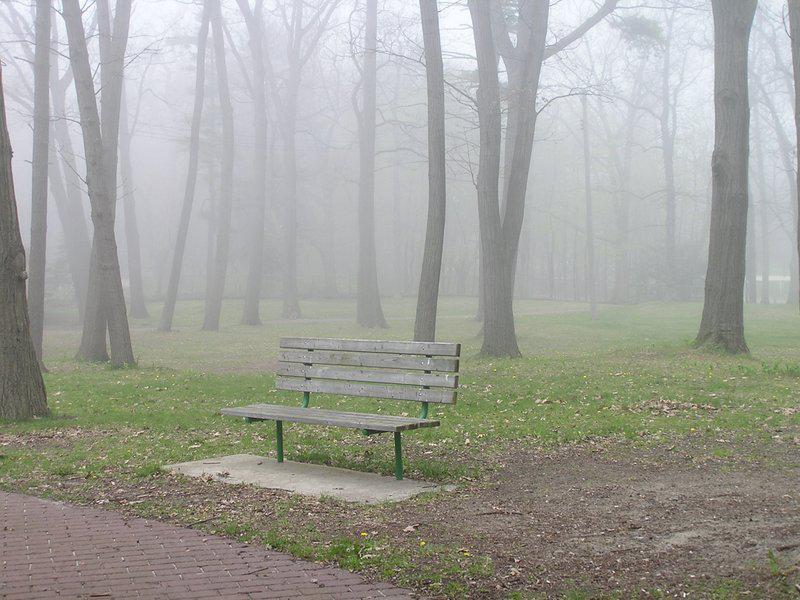
#> input picture Images/out.jpg, 800 x 600 px; its folder holds only this picture in this run
$ python -i app.py   (imports and definitions only)   (older library calls are emulated)
#> lines starting #> are read from the running program, lines starting #| are printed output that depends on the picture
import streamlit as st
import numpy as np
import cv2
import copy
import os

from PIL import Image, ImageEnhance

# Setting custom Page Title and Icon with changed layout and sidebar state
# [1 line not run here, left out]

def local_css(file_name):
    """ Method for reading styles.css and applying necessary changes to HTML"""
    with open(file_name) as f:
        st.markdown(f'<style>{f.read()}</style>', unsafe_allow_html=True)


def Airlight(HazeImg, AirlightMethod, windowSize):
    if(AirlightMethod.lower() == 'fast'):
        A = []
        if(len(HazeImg.shape) == 3):
            for ch in range(len(HazeImg.shape)):
                kernel = np.ones((windowSize, windowSize), np.uint8)
                minImg = cv2.erode(HazeImg[:, :, ch], kernel)
                A.append(int(minImg.max()))
        else:
            kernel = np.ones((windowSize, windowSize), np.uint8)
            minImg = cv2.erode(HazeImg, kernel)
            A.append(int(minImg.max()))
    return(A)

def BoundCon(HazeImg, A, C0, C1, windowSze):
    if(len(HazeImg.shape) == 3):

        t_b = np.maximum((A[0] - HazeImg[:, :, 0].astype(np.float)) / (A[0] - C0),
                         (HazeImg[:, :, 0].astype(np.float) - A[0]) / (C1 - A[0]))
        t_g = np.maximum((A[1] - HazeImg[:, :, 1].astype(np.float)) / (A[1] - C0),
                         (HazeImg[:, :, 1].astype(np.float) - A[1]) / (C1 - A[1]))
        t_r = np.maximum((A[2] - HazeImg[:, :, 2].astype(np.float)) / (A[2] - C0),
                         (HazeImg[:, :, 2].astype(np.float) - A[2]) / (C1 - A[2]))

        MaxVal = np.maximum(t_b, t_g, t_r)
        transmission = np.minimum(MaxVal, 1)
    else:
        transmission = np.maximum((A[0] - HazeImg.astype(np.float)) / (A[0] - C0),
                         (HazeImg.astype(np.float) - A[0]) / (C1 - A[0]))
        transmission = np.minimum(transmission, 1)

    kernel = np.ones((windowSze, windowSze), np.float)
    transmission = cv2.morphologyEx(transmission, cv2.MORPH_CLOSE, kernel=kernel)
    return(transmission)

def CalTransmission(HazeImg, Transmission, regularize_lambda, sigma):
    rows, cols = Transmission.shape

    KirschFilters = LoadFilterBank()

    # Normalize the filters
    for idx, currentFilter in enumerate(KirschFilters):
        KirschFilters[idx] = KirschFilters[idx] / np.linalg.norm(currentFilter)

    # Calculate Weighting function --> [rows, cols. numFilters] --> One Weighting function for every filter
    WFun = []
    for idx, currentFilter in enumerate(KirschFilters):
        WFun.append(CalculateWeightingFunction(HazeImg, currentFilter, sigma))

    # Precompute the constants that are later needed in the optimization step
    tF = np.fft.fft2(Transmission)
    DS = 0

    for i in range(len(KirschFilters)):
        D = psf2otf(KirschFilters[i], (rows, cols))
        DS = DS + (abs(D) ** 2)

    # Cyclic loop for refining t and u --> Section III in the paper
    beta = 1                    # Start Beta value --> selected from the paper
    beta_max = 2**8             # Selected from the paper --> Section III --> "Scene Transmission Estimation"
    beta_rate = 2*np.sqrt(2)    # Selected from the paper

    while(beta < beta_max):
        gamma = regularize_lambda / beta

        # Fixing t first and solving for u
        DU = 0
        for i in range(len(KirschFilters)):
            dt = circularConvFilt(Transmission, KirschFilters[i])
            u = np.maximum((abs(dt) - (WFun[i] / (len(KirschFilters)*beta))), 0) * np.sign(dt)
            DU = DU + np.fft.fft2(circularConvFilt(u, cv2.flip(KirschFilters[i], -1)))

        # Fixing u and solving t --> Equation 26 in the paper
        # Note: In equation 26, the Numerator is the "DU" calculated in the above part of the code
        # In the equation 26, the Denominator is the DS which was computed as a constant in the above code

        Transmission = np.abs(np.fft.ifft2((gamma * tF + DU) / (gamma + DS)))
        beta = beta * beta_rate
    return(Transmission)

def LoadFilterBank():
    KirschFilters = []
    KirschFilters.append(np.array([[-3, -3, -3],   [-3, 0, 5],   [-3, 5, 5]]))
    KirschFilters.append(np.array([[-3, -3, -3],   [-3, 0, -3],  [5, 5, 5]]))
    KirschFilters.append(np.array([[-3, -3, -3],   [5, 0, -3],   [5, 5, -3]]))
    KirschFilters.append(np.array([[5, -3, -3],    [5, 0, -3],   [5, -3, -3]]))
    KirschFilters.append(np.array([[5, 5, -3],     [5, 0, -3],   [-3, -3, -3]]))
    KirschFilters.append(np.array([[5, 5, 5],      [-3, 0, -3],  [-3, -3, -3]]))
    KirschFilters.append(np.array([[-3, 5, 5],     [-3, 0, 5],   [-3, -3, -3]]))
    KirschFilters.append(np.array([[-3, -3, 5],    [-3, 0, 5],   [-3, -3, 5]]))
    KirschFilters.append(np.array([[-1, -1, -1],   [-1, 8, -1],  [-1, -1, -1]]))
    return(KirschFilters)

def CalculateWeightingFunction(HazeImg, Filter, sigma):

    # Computing the weight function... Eq (17) in the paper

    HazeImageDouble = HazeImg.astype(float) / 255.0
    if(len(HazeImg.shape) == 3):
        Red = HazeImageDouble[:, :, 2]
        d_r = circularConvFilt(Red, Filter)

        Green = HazeImageDouble[:, :, 1]
        d_g = circularConvFilt(Green, Filter)

        Blue = HazeImageDouble[:, :, 0]
        d_b = circularConvFilt(Blue, Filter)

        WFun = np.exp(-((d_r**2) + (d_g**2) + (d_b**2)) / (2 * sigma * sigma))
    else:
        d = circularConvFilt(HazeImageDouble, Filter)
        WFun = np.exp(-((d ** 2) + (d ** 2) + (d ** 2)) / (2 * sigma * sigma))
    return(WFun)

def circularConvFilt(Img, Filter):
    FilterHeight, FilterWidth = Filter.shape
    assert (FilterHeight == FilterWidth), 'Filter must be square in shape --> Height must be same as width'
    assert (FilterHeight % 2 == 1), 'Filter dimension must be a odd number.'

    filterHalsSize = int((FilterHeight - 1)/2)
    rows, cols = Img.shape
    PaddedImg = cv2.copyMakeBorder(Img, filterHalsSize, filterHalsSize, filterHalsSize, filterHalsSize, borderType=cv2.BORDER_WRAP)
    FilteredImg = cv2.filter2D(PaddedImg, -1, Filter)
    Result = FilteredImg[filterHalsSize:rows+filterHalsSize, filterHalsSize:cols+filterHalsSize]

    return(Result)

##################
def psf2otf(psf, shape):
    """
    Convert point-spread function to optical transfer function.
    Compute the Fast Fourier Transform (FFT) of the point-spread
    function (PSF) array and creates the optical transfer function (OTF)
    array that is not influenced by the PSF off-centering.
    By default, the OTF array is the same size as the PSF array.
    To ensure that the OTF is not altered due to PSF off-centering, PSF2OTF
    post-pads the PSF array (down or to the right) with zeros to match
    dimensions specified in OUTSIZE, then circularly shifts the values of
    the PSF array up (or to the left) until the central pixel reaches (1,1)
    position.
    Parameters
    ----------
    psf : `numpy.ndarray`
        PSF array
    shape : int
        Output shape of the OTF array
    Returns
    -------
    otf : `numpy.ndarray`
        OTF array
    Notes
    -----
    Adapted from MATLAB psf2otf function
    """
    if np.all(psf == 0):
        return np.zeros_like(psf)

    inshape = psf.shape
    # Pad the PSF to outsize
    psf = zero_pad(psf, shape, position='corner')

    # Circularly shift OTF so that the 'center' of the PSF is
    # [0,0] element of the array
    for axis, axis_size in enumerate(inshape):
        psf = np.roll(psf, -int(axis_size / 2), axis=axis)

    # Compute the OTF
    otf = np.fft.fft2(psf)

    # Estimate the rough number of operations involved in the FFT
    # and discard the PSF imaginary part if within roundoff error
    # roundoff error  = machine epsilon = sys.float_info.epsilon
    # or np.finfo().eps
    n_ops = np.sum(psf.size * np.log2(psf.shape))
    otf = np.real_if_close(otf, tol=n_ops)

    return otf

def zero_pad(image, shape, position='corner'):
    """
    Extends image to a certain size with zeros
    Parameters
    ----------
    image: real 2d `numpy.ndarray`
        Input image
    shape: tuple of int
        Desired output shape of the image
    position : str, optional
        The position of the input image in the output one:
            * 'corner'
                top-left corner (default)
            * 'center'
                centered
    Returns
    -------
    padded_img: real `numpy.ndarray`
        The zero-padded image
    """
    shape = np.asarray(shape, dtype=int)
    imshape = np.asarray(image.shape, dtype=int)

    if np.alltrue(imshape == shape):
        return image

    if np.any(shape <= 0):
        raise ValueError("ZERO_PAD: null or negative shape given")

    dshape = shape - imshape
    if np.any(dshape < 0):
        raise ValueError("ZERO_PAD: target size smaller than source one")

    pad_img = np.zeros(shape, dtype=image.dtype)

    idx, idy = np.indices(imshape)

    if position == 'center':
        if np.any(dshape % 2 != 0):
            raise ValueError("ZERO_PAD: source and target shapes "
                             "have different parity.")
        offx, offy = dshape // 2
    else:
        offx, offy = (0, 0)

    pad_img[idx + offx, idy + offy] = image

    return pad_img

def removeHaze(HazeImg, Transmission, A, delta):
    '''
    :param HazeImg: Hazy input image
    :param Transmission: estimated transmission
    :param A: estimated airlight
    :param delta: fineTuning parameter for dehazing --> default = 0.85
    :return: result --> Dehazed image
    '''

    # This function will implement equation(3) in the paper
    # " https://www.cv-foundation.org/openaccess/content_iccv_2013/papers/Meng_Efficient_Image_Dehazing_2013_ICCV_paper.pdf "

    epsilon = 0.0001
    Transmission = pow(np.maximum(abs(Transmission), epsilon), delta)

    HazeCorrectedImage = copy.deepcopy(HazeImg)
    if(len(HazeImg.shape) == 3):
        for ch in range(len(HazeImg.shape)):
            temp = ((HazeImg[:, :, ch].astype(float) - A[ch]) / Transmission) + A[ch]
            temp = np.maximum(np.minimum(temp, 255), 0)
            HazeCorrectedImage[:, :, ch] = temp
    else:
        temp = ((HazeImg.astype(float) - A[0]) / Transmission) + A[0]
        temp = np.maximum(np.minimum(temp, 255), 0)
        HazeCorrectedImage = temp
    return(HazeCorrectedImage)


def image_dehaze():
    global RGB_img

    windowSze = 15
    AirlightMethod = 'fast'

    # load the input image from disk and grab the image spatial
    # dimensions
    HazeImg = cv2.imread("./Images/out.jpg")
#> HazeImg is the input picture: shape (600, 800, 3); mean B, G, R 153.1, 160.2, 159.8
    (h, w) = HazeImg.shape[:2]
#> h = 600; w = 800

    A = Airlight(HazeImg, AirlightMethod, windowSze)
#> after the loop in Airlight, `for ch in range(len(HazeImg.shape)):`: A = [250, 241, 237]
#> A = [250, 241, 237]

    # Calculate Boundary Constraints
    windowSze = 3
    C0 = 20         # Default value = 20 (as recommended in the paper)
    C1 = 300        # Default value = 300 (as recommended in the paper)
    Transmission = BoundCon(HazeImg, A, C0, C1, windowSze)                  #   Computing the Transmission using equation (7) in the paper
#> in BoundCon, `t_r = np.maximum((A[2] - HazeImg[:, :, 2].astype(np.float)) / (A[2] - ..`:
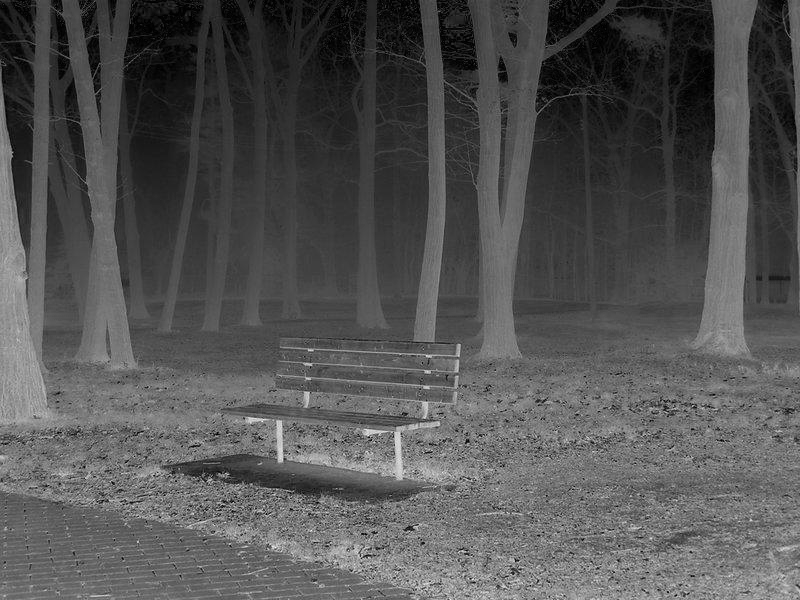
#> t_r: shape (600, 800) float64; min 0, max 1.09, mean 0.357; drawn with min black and max white

    # Refine estimate of transmission
    regularize_lambda = 1       # Default value = 1 (as recommended in the paper) --> Regularization parameter, the more this  value, the closer to the original patch wise transmission
    sigma = 0.5
    Transmission = CalTransmission(HazeImg, Transmission, regularize_lambda, sigma)     # Using contextual information
#> after the loop in CalTransmission, `for idx, currentFilter in enumerate(KirschFilters):`: WFun = 9 items
#> after the loop in CalTransmission, `for i in range(len(KirschFilters)):`:
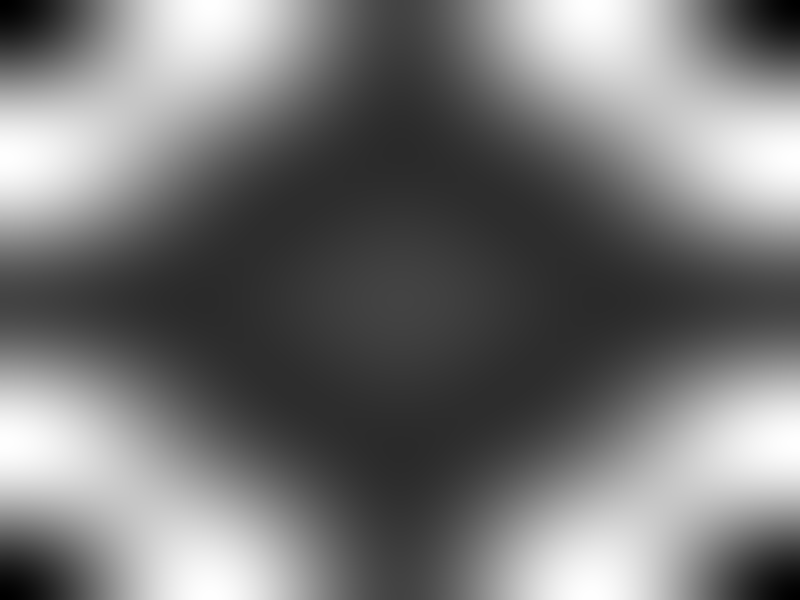
#> DS: shape (600, 800) float64; min 1.91e-31, max 19.53, mean 9; drawn with min black and max white
#> the loop in CalTransmission, `while(beta < beta_max):` made 6 passes
#> pass 1, in circularConvFilt (call 28), `FilteredImg = cv2.filter2D(PaddedImg, -1, Filter)`:
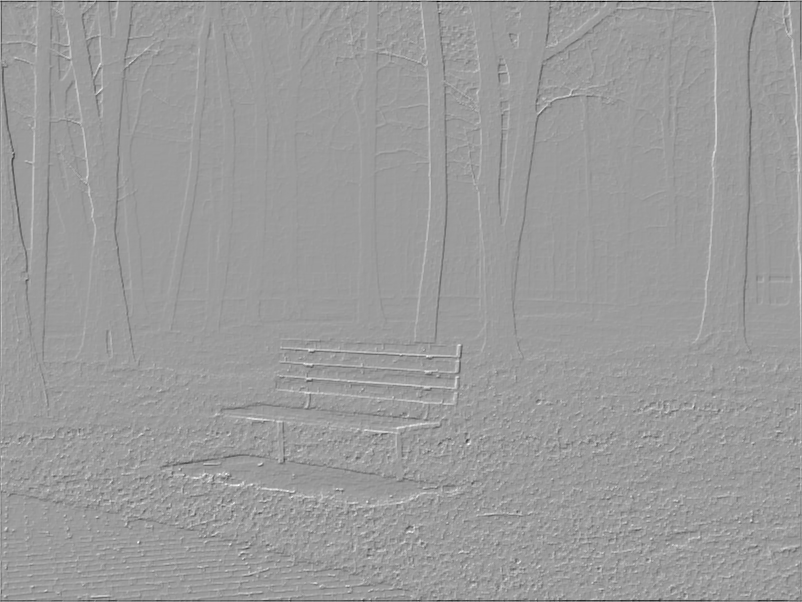
#> FilteredImg: shape (602, 802) float64; min -0.778, max 0.497, mean 7.52e-17; drawn with min black and max white
#> after the loop in CalTransmission, `while(beta < beta_max):`:
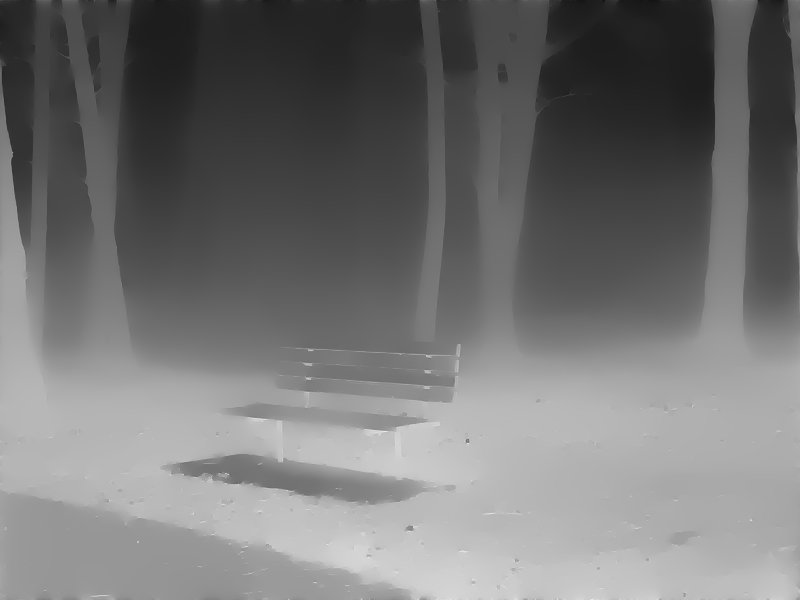
#> Transmission: shape (600, 800) float64; min 0.0583, max 0.925, mean 0.455
#> after the loop in CalTransmission, `while(beta < beta_max):`:
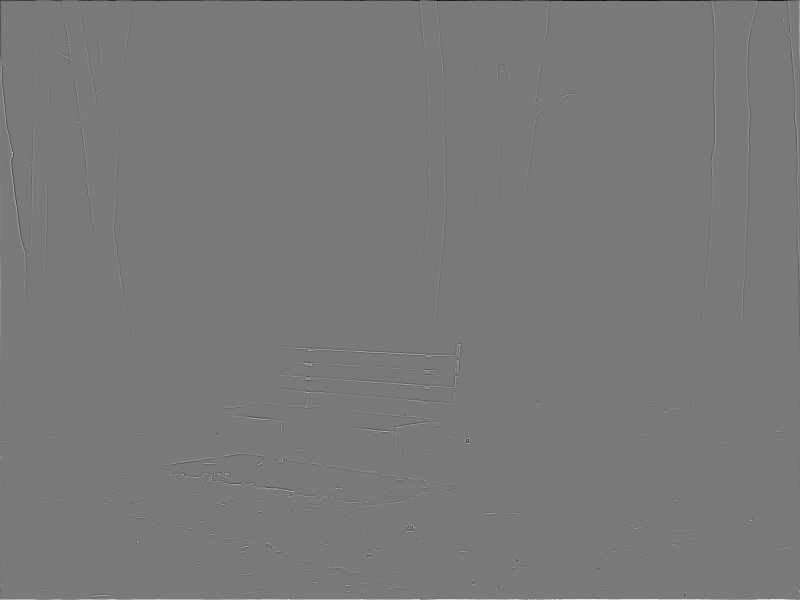
#> dt: shape (600, 800) float64; min -0.305, max 0.332, mean 1.18e-19; drawn with min black and max white
#> after the loop in CalTransmission, `while(beta < beta_max):`: beta = 512

    # Perform DeHazing
    HazeCorrectedImg = removeHaze(HazeImg, Transmission, A, 0.85)
#> the loop in removeHaze, `for ch in range(len(HazeImg.shape)):` made 3 passes
#> pass 1, in removeHaze, `temp = np.maximum(np.minimum(temp, 255), 0)`:
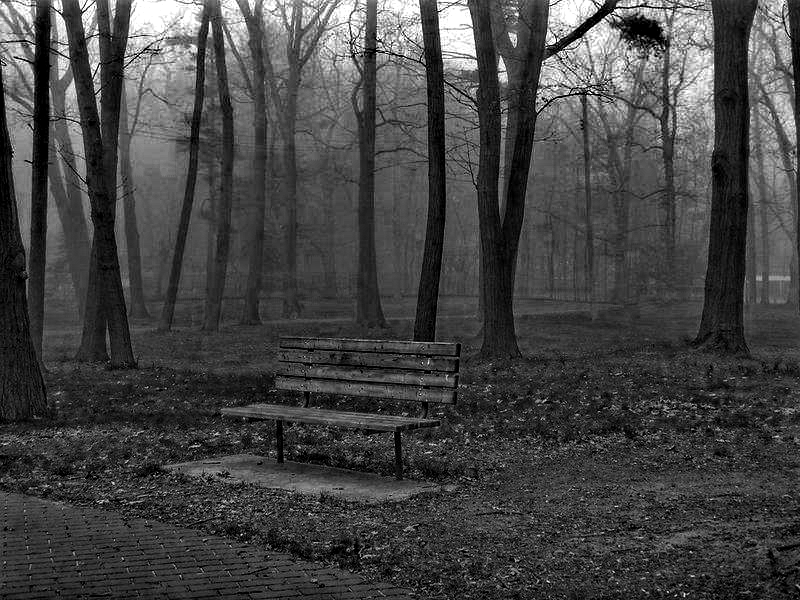
#> temp: shape (600, 800) float64; min 0, max 255, mean 68.8
#> after the loop in removeHaze, `for ch in range(len(HazeImg.shape)):`:
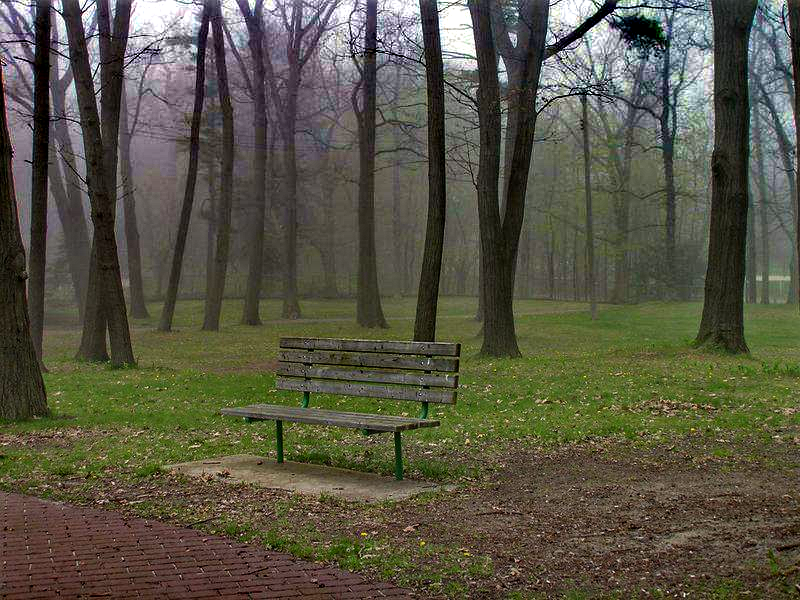
#> HazeCorrectedImage: shape (600, 800, 3); mean B, G, R 68.3, 84.9, 87.2
    RGB_img = cv2.cvtColor(HazeCorrectedImg, cv2.COLOR_BGR2RGB)

# [1 line not run here, left out]

def image_dehazing():
    local_css("css/styles.css")
    st.markdown('<h1 align="center">😶‍🌫️ Image Dehazing</h1>', unsafe_allow_html=True)
    activities = ["Image"]
    st.set_option('deprecation.showfileUploaderEncoding', False)
    st.sidebar.markdown("# Image Dehaze on?")
    choice = st.sidebar.selectbox("Choose among the given options:", activities)

    if choice == 'Image':
        st.markdown('<h2 align="center">Dehaze Your Image</h2>', unsafe_allow_html=True)
        st.markdown("### Upload your image here ⬇")
        image_file = st.file_uploader("", type=['jpg'])  # upload image
        if image_file is not None:
            our_image = Image.open(image_file)  # making compatible to PIL
            im = our_image.save('./Images/out.jpg')
            saved_image = st.image(image_file, caption='', use_column_width=True)
            st.markdown('<h3 align="center">Image uploaded successfully!</h3>', unsafe_allow_html=True)
            if st.button('Process'):
                st.image(RGB_img, use_column_width=True)

# [1 line not run here, left out]

>>> result = image_dehaze()
